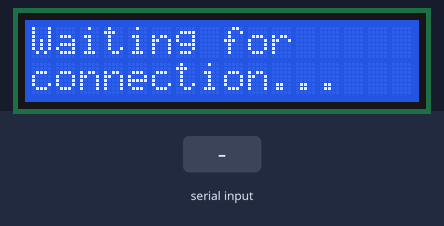
The sketch below on a simulated Arduino Uno, built with avr-gcc and run on an emulated ATmega328P. On the bench: 16×2 character LCD. The inputs (shaded band) are chosen by the test bench.

Above: at 1.1 s.
1.2 s: "c" received over Serial
At 2.0 s:
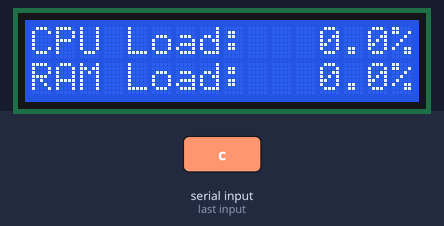
Timing chart, 0 to 4.2 s (numbered marks = the images above; inputs shaded):
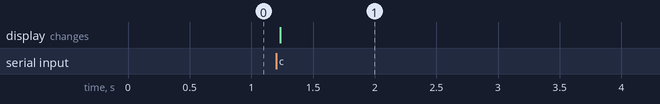

Measured:
- after the input at 1.2 s, the display: changes at once (image 1)

The sketch:

resource_monitor_avr.ino
```cpp
#include <LiquidCrystal_I2C.h>
#include "timer_1_class.h"

LiquidCrystal_I2C lcd(0x27, 16, 2);

#define goToCPU lcd.setCursor(9,0)
#define goToRAM lcd.setCursor(9,1)

#define REGEN_TIME 1000000UL
#define REGEN_SECONDS 10

Timer1 regen_timer;

void regenerateDisplay() {
  lcd.clear();
  lcd.home();
  lcd.print("CPU Load:   0.0%");
  lcd.setCursor(0,1);
  lcd.print("RAM Load:   0.0%");
  }

void displayNoConnection() {
  lcd.clear();
  lcd.home();
  lcd.print("Waiting for");
  lcd.setCursor(0,1);
  lcd.print("connection...");
}

int ticks = 0;
int serial_not_connected = 0;

void tickCount() {
  ticks += serial_not_connected;
  }

void setup() {
  // initialize the lcd
  lcd.init();
  lcd.backlight();

  regen_timer.attachTimerInterrupt(tickCount, REGEN_TIME);

  displayNoConnection();

  Serial.begin(115200);
  while (Serial.available() == 0) {};

  regenerateDisplay();
}

char ch = 0;
String str = "";

void loop() {
  if (Serial.available() > 0) {  //если есть доступные данные
    serial_not_connected = 0;
    ticks = 0;
    if (ch = Serial.read()) {
      str += ch;
    }
   else {
    if (str[0] == 'c') {goToCPU;} else if (str[0] == 'r') {goToRAM;};
    str[0] = ' ';
    lcd.print(str);
    str = "";
    };

  } else {
    serial_not_connected = 1;
    }

  if (ticks >= REGEN_SECONDS && serial_not_connected) {
    displayNoConnection();
    while (Serial.available() == 0) {} ;
    serial_not_connected = 0;
    ticks = 0;
    regenerateDisplay();
    };
  /* write to com program
   * Serial.write(ch);
  Serial.write('\n');
  delay(100);
  if (++ch > 'Z') ch = 'A';*/
}
```

timer_1_class.cpp
```cpp
#include "timer_1_class.h"

ISR(TIMER1_COMPA_vect)  //ISR for couners and Timer1
{
  timer1.isrCallback();
}

/*  Group of functions for interrupts*/
void Timer1::isrDefaultUnused() {}
void (*Timer1::isrCallback)() = Timer1::isrDefaultUnused;

void Timer1::startTimerForInterrupt(uint32_t Period) {
  cli();
  period = Period;
  TIMSK1 = (1 << OCIE1A);
  TCCR1A = TCCR_A_FOR_TIMER_1;
  Timer1::setupTimer(Period);
  sei();
}

void Timer1::stopTimerCounter() {
  TCCR1B &= CS_STOP;
  TIMSK1 = 0;
  TCCR1A = 0;
  OCR1A = 0;
  period = 0;
}

/*Service function for calculating Timer1 registers*/
void Timer1::setupTimer(uint32_t Period){
   if (Period <= OCR_1_MAX / F_CPU_SH) {
    TCCR1B = CS_FOR_NO_PRESC_1;
    OCR1A = (Period * F_CPU_SH) - 1;
  } else {
    if (Period <= PRESCALER_1 * OCR_1_MAX / F_CPU_SH) {
      TCCR1B = CS_FOR_1_PRESC_1;
      OCR1A = (Period * F_CPU_SH) / PRESCALER_1 - 1;
    } else {
      if (Period <= PRESCALER_2 * OCR_1_MAX / F_CPU_SH) {
        TCCR1B = CS_FOR_2_PRESC_1;
        OCR1A = (Period * F_CPU_SH) / PRESCALER_2 - 1;
      } else {
        if (Period <= PRESCALER_3 / F_CPU_SH * OCR_1_MAX) {
          TCCR1B = CS_FOR_3_PRESC_1;
          OCR1A = (Period * F_CPU_SH) / PRESCALER_3 - 1;
        } else {
          if (Period <= PRESCALER_4 / F_CPU_SH * OCR_1_MAX) {
            TCCR1B = CS_FOR_4_PRESC_1;
            OCR1A = (Period * F_CPU_SH) / PRESCALER_4 - 1;
          } else {
            TCCR1B = CS_FOR_4_PRESC_1;
            OCR1A = OCR_1_MAX - 1;
          };
        };
      };
    };
  };
};
```

timer_1_class.h
```cpp
#ifndef timer_1_class_h_
#define timer_1_class_h_
#include <avr/interrupt.h>
#include <inttypes.h>

#define F_CPU_SH 16 //F_CPU/1000000 i had some problems with overflow
/*Units for startCounter function*/
#define MILLIS 1
#define SECONDS 975    //must be 1000
#define MINUTES 58500   //must be 60000, but my arduinos "minute" is 1 min + 1.5 sec
#define HOURS 3510000

/*Timer1 is 16-bit (period 1 us-4.19 s) */

class Timer1 {
  private:
    uint32_t period;
    void setupTimer(uint32_t Period);  //service function for calculating CS and OCR for timers
  public:
    void startTimerForInterrupt(uint32_t Period);  //start timer for attaching function to ISR, period`s unit measure is microseconds
    void stopTimerCounter();  //stop counting and interrupts from Timer
    static void (*isrCallback)();   //
    static void isrDefaultUnused(); //blank function, if function isn`t attached to ISR
    void attachTimerInterrupt(void (*isr)(), uint32_t Period) __attribute__((always_inline)) {  //attach function to ISR (function must be void without arguments!!!)
      startTimerForInterrupt(Period); //Period in microseconds
      isrCallback = isr;
    };
    void detachTimerInterrupt() __attribute__((always_inline)) {  //detach function from ISR and stop interrupts
      stopTimerCounter();
      isrCallback = isrDefaultUnused;
    };
};

/*  Some definitions for our timers */
  #define TCCR_A_FOR_TIMER_1 0
  #define OCR_1_MAX 65536
  #define CS_FOR_COUNTER_1 (1 << WGM12)|(1 << CS10)
  #define OCR_FOR_COUNTER_1 0x3E7F
  #define CS_STOP ~(1<<CS12)|(1<<CS11)|(0<<CS10)
  #define CS_FOR_NO_PRESC_1 (1 << WGM12) |(1 << CS10)
  #define PRESCALER_1 8
  #define CS_FOR_1_PRESC_1 (1 << WGM12) |(1 << CS11)
  #define PRESCALER_2 64
  #define CS_FOR_2_PRESC_1 (1 << WGM12) |(1 << CS11)|(1 << CS10)
  #define PRESCALER_3 256
  #define CS_FOR_3_PRESC_1 (1 << WGM12) |(1 << CS12)
  #define PRESCALER_4 1024
  #define CS_FOR_4_PRESC_1 (1 << WGM12) |(1 << CS12)|(1 << CS10)
  #define CS_FOR_COUNTER_1 CS_FOR_2_PRESC_1

extern Timer1 timer1;
#endif /*timer_1_class_h_ */
```
